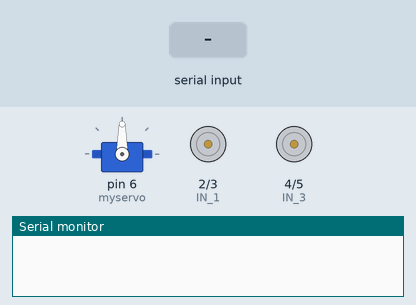
This sketch was run on a simulated Arduino Uno, built with avr-gcc and run on an emulated ATmega328P. Parts: servo, motor-driver pin pairs drawn as motors (green arrow = first pin HIGH = forward, orange = second pin HIGH = backward, longer = more drive), the last lines printed to the serial monitor. Inputs (shaded band) come from the test bench.

Above: at 1.2 s.
1.3 s: "F" received over Serial
At 2.3 s:
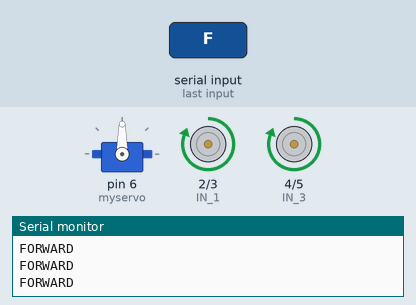
2.8 s: "B" received over Serial
At 4.0 s:
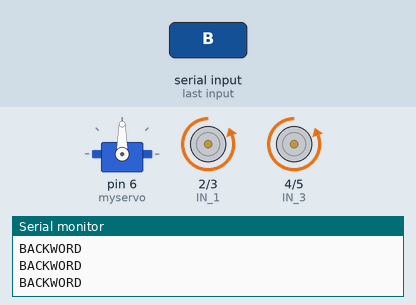
4.3 s: "L" received over Serial
At 5.2 s:
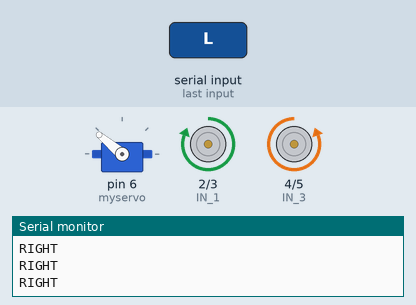
5.8 s: "R" received over Serial
At 6.2 s:
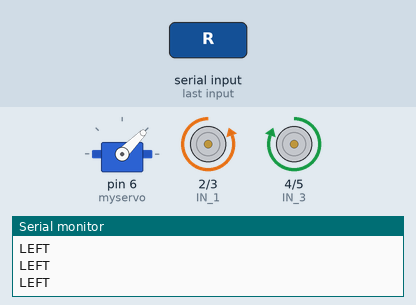
7.3 s: "S" received over Serial
At 8.3 s:
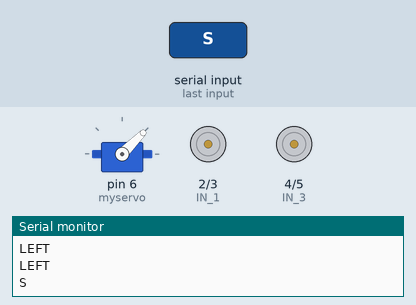
8.8 s: "B" received over Serial
At 9.2 s:
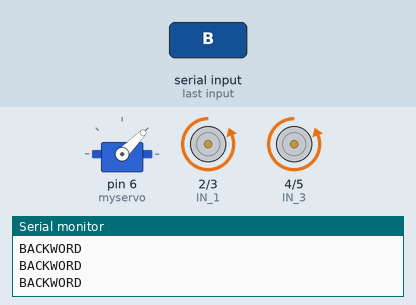
Timing chart, 0 to 11.3 s (numbered marks = the images above; inputs shaded):
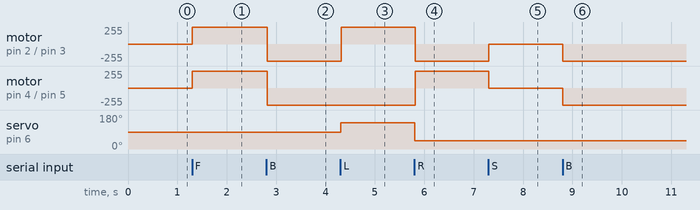

The sketch:

spherical_robot.ino
```cpp
#include<Servo.h>
Servo myservo;
char t;
int leftUSval;
int rightUSval;


#define IN_1 2
#define IN_2 3
#define IN_3 4
#define IN_4 5


int L;
int R;


void goForward(){
  Serial.println("FORWARD");
      digitalWrite(IN_1, HIGH);
      digitalWrite(IN_2, LOW);
      digitalWrite(IN_3, HIGH);
      digitalWrite(IN_4, LOW);
  }

void goBack(){
  Serial.println("BACKWORD");
      digitalWrite(IN_1, LOW);
      digitalWrite(IN_2, HIGH);
      digitalWrite(IN_3, LOW);
      digitalWrite(IN_4, HIGH);
  }

void goRight(){
  Serial.println("RIGHT");
      digitalWrite(IN_1, HIGH);
      digitalWrite(IN_2, LOW);
      digitalWrite(IN_3, LOW);
      digitalWrite(IN_4, HIGH);
  }

void goLeft(){
  Serial.println("LEFT");
      digitalWrite(IN_1, LOW);
      digitalWrite(IN_2, HIGH);
      digitalWrite(IN_3, HIGH);
      digitalWrite(IN_4, LOW);
  }

void hold(){
      digitalWrite(IN_1, LOW);
      digitalWrite(IN_2, LOW);
      digitalWrite(IN_3, LOW);
      digitalWrite(IN_4, LOW);
 }

void BTcontrol() {
if(Serial.available()){
  t = Serial.read();
  Serial.println(t);
}

if(t == 'F'){            //move forward(all motors rotate in forward direction)
   myservo.write(90);
  //delay(2000);
  goForward();
}

else if(t == 'B'){      //move reverse (all motors rotate in reverse direction)

  goBack();

}

else if(t == 'L'){      //turn right (left side motors rotate in forward direction, right side motors doesn't rotate)
  myservo.write(140);
  //delay(2000);
   goRight();
}

else if(t == 'R'){      //turn left (right side motors rotate in forward direction, left side motors doesn't rotate)
    myservo.write(45);
  //delay(2000);
   goLeft();

}

else if(t == 'S'){      //STOP (all motors stop)

  hold();
}

}

void setup() {
  Serial.begin(9600);
  myservo.attach(6);
  pinMode(IN_1, OUTPUT);
  pinMode(IN_2, OUTPUT);
  pinMode(IN_3, OUTPUT);
  pinMode(IN_4, OUTPUT);


   }

void loop() {
     BTcontrol();

}
```

Measured:
- after the input at 1.3 s, motor on pin 2 (IN_1) / pin 3 (IN_2), motor on pin 4 (IN_3) / pin 5 (IN_4): stopped → forward 255/255 at once
- after the input at 2.8 s, motor on pin 2 (IN_1) / pin 3 (IN_2), motor on pin 4 (IN_3) / pin 5 (IN_4): forward 255/255 → backward 255/255 at once
- after the input at 4.3 s, motor on pin 2 (IN_1) / pin 3 (IN_2): backward 255/255 → forward 255/255 at once; servo on pin 6 (myservo): 90° → 140° at once
- after the input at 5.8 s, motor on pin 2 (IN_1) / pin 3 (IN_2): forward 255/255 → backward 255/255 at once; motor on pin 4 (IN_3) / pin 5 (IN_4): backward 255/255 → forward 255/255 at once; servo on pin 6 (myservo): 140° → 45° at once
- after the input at 7.3 s, motor on pin 2 (IN_1) / pin 3 (IN_2): backward 255/255 → stopped at once; motor on pin 4 (IN_3) / pin 5 (IN_4): forward 255/255 → stopped at once
- after the input at 8.8 s, motor on pin 2 (IN_1) / pin 3 (IN_2), motor on pin 4 (IN_3) / pin 5 (IN_4): stopped → backward 255/255 at once
